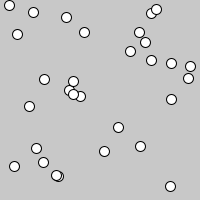
Frame 1 (no input)
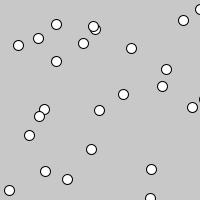
Frame 60 (the mouse pressed at the canvas centre just before this capture)
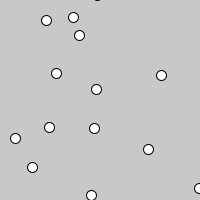
Frame 120 (the mouse held since frame 60 and released just before this capture)

The Processing sketch that drew these frames (run headless with seeded random() and noise(); from frame 60 on, the mouse is pressed at the canvas centre):

// Processing sketch: Aufgabe_6_4_a
// ── Aufgabe_6_4_a.pde
PVector[] position = new PVector[100];
PVector[] speed = new PVector[100];
int count = 30;

void setup() {
  size(200, 200);
  // fill arrays
  for (int i = 0; i < count; i++) {
    position[i] = new PVector(random(width), random(height));
    speed[i] = new PVector(random(-1, 1), random(-1, 1));
  }
}

void draw() {
  background(200);
  // move and draw circles
  for (int i = 0; i < count; i++) {
    position[i].add(speed[i]);
  }
  for (int i = 0; i < count; i++) {
    ellipse(position[i].x, position[i].y, 10, 10);
  }
}
